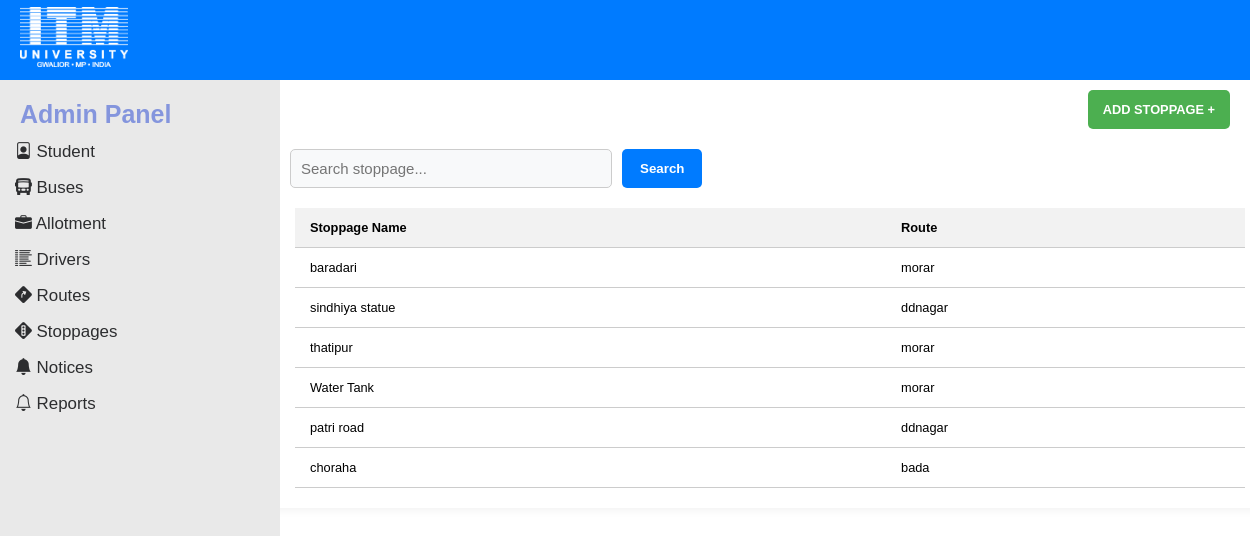
Screenshot of /stoppages/ with the database file from the repository.
### bus_app/models.py (models this page shows, shortened)
class Stoppage(models.Model):
    name = models.CharField(max_length=100)
    route = models.ForeignKey(Route, on_delete=models.CASCADE, related_name="stoppages")

class Route(models.Model):
    name = models.CharField(max_length=100, unique=True)

### bus_app/views.py (the view)
# urls.py: path('stoppages/', views.stoppage_list, name='stoppage_list'), #stoppage list
def stoppage_list(request):
    search_query = request.GET.get('search', '')
    if search_query:
        stoppages = Stoppage.objects.filter(name__icontains=search_query)
    else:
        stoppages = Stoppage.objects.all()
    return render(request, 'stoppage_list.html', {'stoppages': stoppages})

### bus_app/templates/stoppage_list.html (shortened to what this page needs)
{% extends "layout.html" %}
{% load static %}
{% block extra_css %}
  <link rel="stylesheet" href="{% static 'css/bus_list.css' %}">
{% endblock %}
{% block content %}
  <div class="top-bar">
    <a href="{% url 'add_stoppage' %}" class="add-btn">ADD STOPPAGE +</a>
  </div>
  <form method="get" class="filter-form">
    <input type="text" name="search" placeholder="Search stoppage..." value="{{ request.GET.search }}" class="styled-select" style="width:300px;">
    <button type="submit" class="submit-btn">Search</button>
  </form>
  {% if stoppages %}
    <table>
      <thead>
        <tr>
          <th>Stoppage Name</th>
          <th>Route</th>
        </tr>
      </thead>
      <tbody>
        {% for stoppage in stoppages %}
          <tr>
            <td>{{ stoppage.name }}</td>
            <td>{{ stoppage.route.name }}</td>
          </tr>
        {% endfor %}
      </tbody>
    </table>
  {% else %}
    <p class="no-data">No stoppages found.</p>
  {% endif %}
{% endblock %}

### static/css/style.css (style rules this page uses)
body.layout-template { font-family: 'arial', sans-serif; margin: 0; font-size: 13px; }

### static/css/bus_list.css (style rules this page uses)
.filter-form { display: flex; flex-wrap: wrap; gap: 10px; margin-bottom: 20px; padding: 0 20px; }
.top-bar { display: flex; justify-content: flex-end; margin-top: 20px; margin-right: 20px; margin-bottom: 20px; }
.add-btn { background-color: #4CAF50; color: white; padding: 12px 15px; text-decoration: none; font-size: .8rem; font-weight: bold; border-radius: 5px; margin-right: 20px; margin-top: 50px; }
.submit-btn { background-color: #007BFF; color: white; border: none; padding: 10px 18px; border-radius: 5px; cursor: pointer; font-weight: bold; }
.styled-select { width: 250px; padding: 10px; font-size: 15px; border: 1px solid #ccc; border-radius: 5px; background-color: #f8f9fa; color: #333; }
table { width: 95%; margin: 0 auto; border-collapse: collapse; font-family: Arial, sans-serif; font-size: .8rem; }
th, td { padding: 12px 15px; text-align: left; border-bottom: 1px solid #ccc; }
th { background-color: #f2f2f2; font-weight: bold; }

### rows the page displays
Stoppage: name "baradari", route.name "morar"
Stoppage: name "sindhiya statue", route.name "ddnagar"
Stoppage: name "thatipur", route.name "morar"
Stoppage: name "Water Tank", route.name "morar"
Stoppage: name "patri road", route.name "ddnagar"
Stoppage: name "choraha", route.name "bada"
